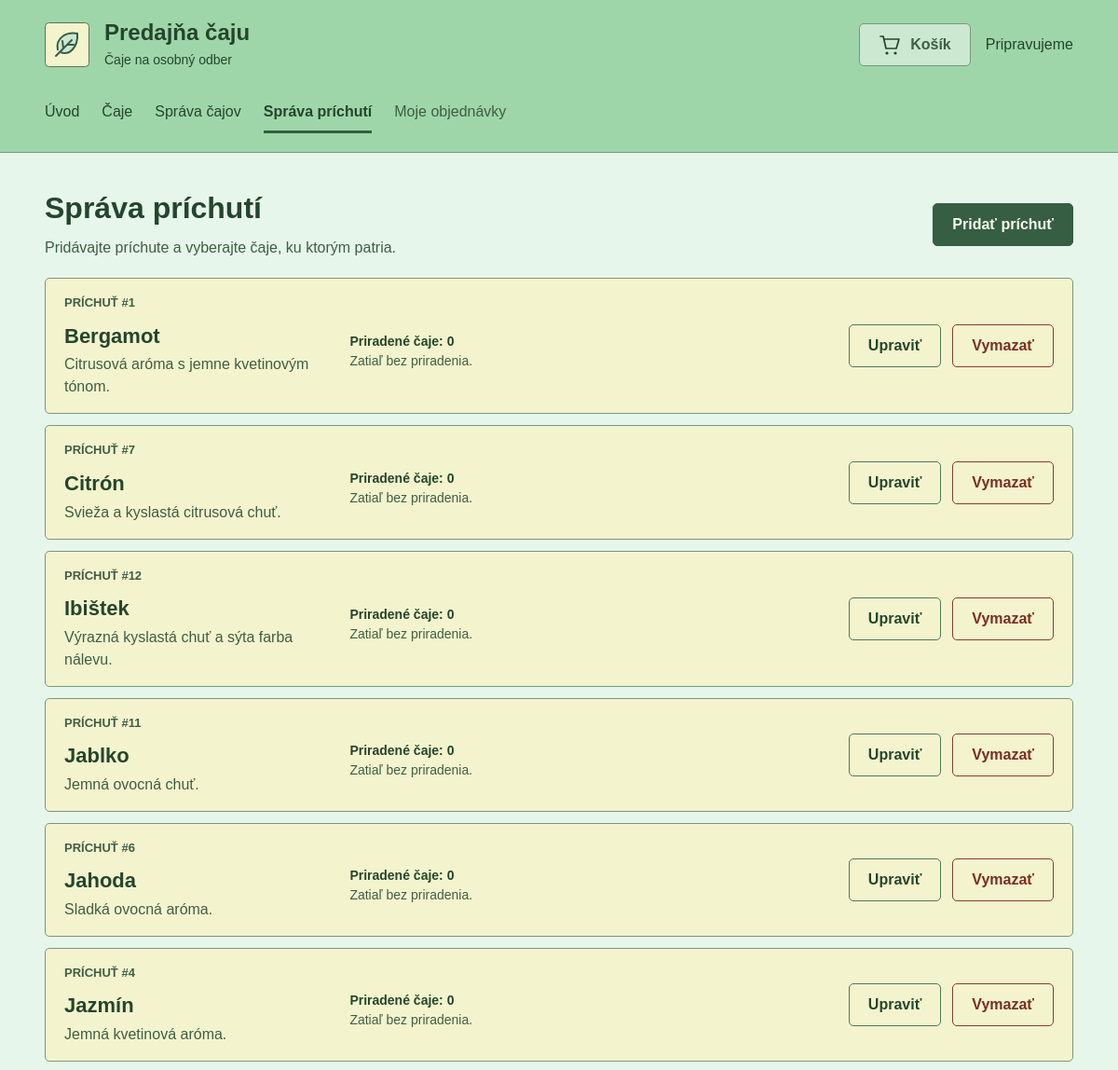
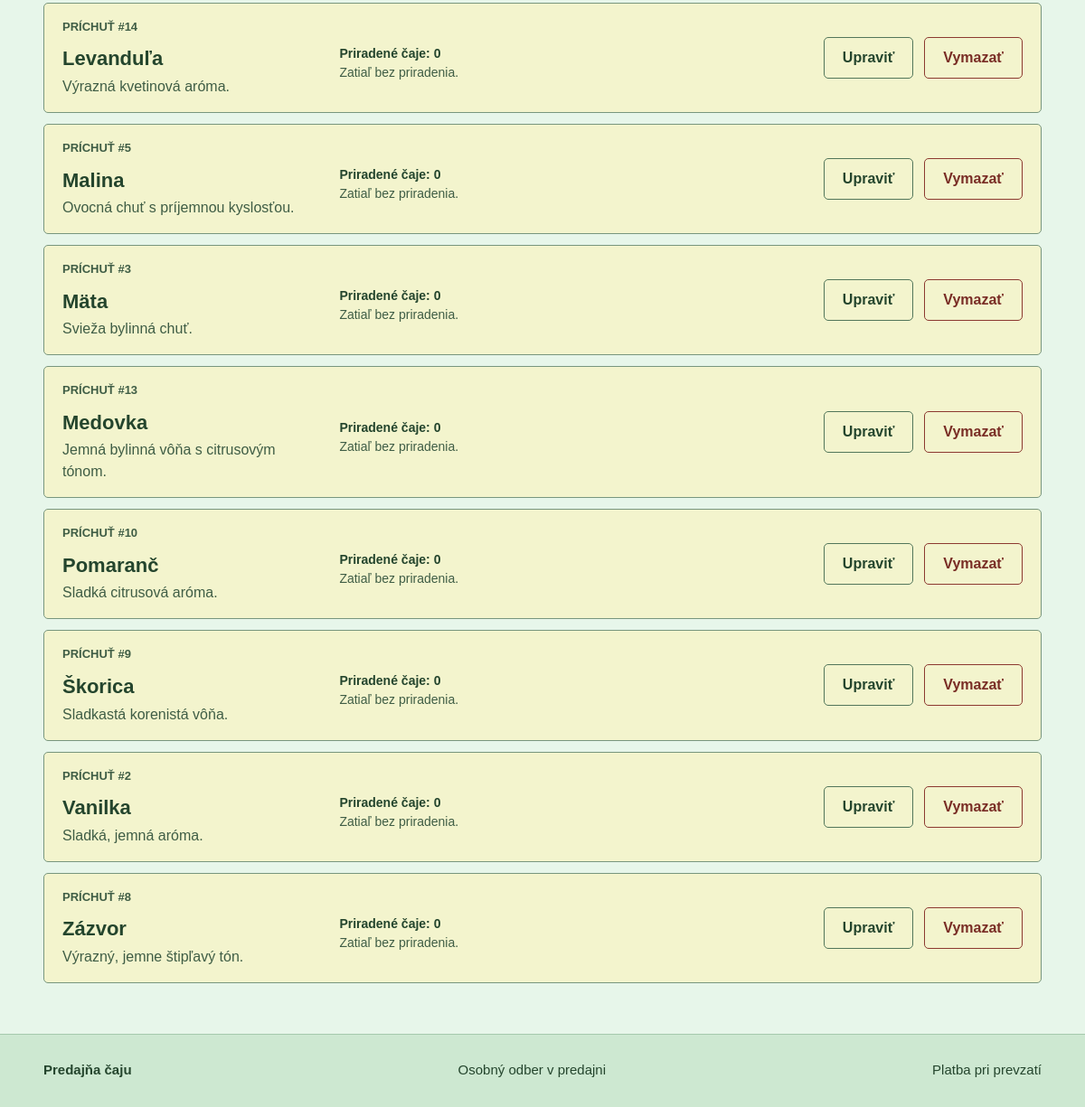
/?c=flavor, run on the app's committed database (2 pictures, top to bottom).
### tables this page shows
CREATE TABLE IF NOT EXISTS flavors (
    id INT UNSIGNED NOT NULL AUTO_INCREMENT,
    name VARCHAR(60) NOT NULL,
    description VARCHAR(240) NOT NULL DEFAULT '',
    PRIMARY KEY (id),
    CONSTRAINT uq_flavors_name UNIQUE (name)
);

### Framework/Http/Responses/Response.php (called while the page is built, shortened)
<?php
abstract class Response
{
    public function send(): void
    {
        $this->generate();
    }
}

### public/index.php (called while the page is built, shortened)
<?php
require __DIR__ . '/../Framework/ClassLoader.php';
try {
    $app = new App();
    $app->run();
} catch (Exception $e) {
    die('An error occurred: ' . $e->getMessage());
}

### Framework/Support/LinkGenerator.php (called while the page is built, shortened)
<?php
class LinkGenerator
{
    private Request $request;
    private Router $router;
    public function __construct(Request $request, Router $router)
    {
        $this->request = $request;
        $this->router = $router;
    }
    public function url(
        string|array $destination,
        array $parameters = [],
        bool $absolute = false,
        bool $appendParameters = false
    ): string {
        if (is_array($destination)) {
            $parameters = $destination;
            $destination = "{$this->router->getControllerName()}.{$this->router->getAction()}";
        }
        if (!str_contains($destination, ".")) {
            $destination = "{$this->router->getControllerName()}.{$destination}";
        }
        list($controller, $action) = explode(".", $destination);
        $args = $appendParameters ? $this->request->get() : [];
        $args = ["c" => lcfirst($controller), "a" => $action != "index" ? $action : null] + $parameters + $args;
        $basePath = $absolute ? $this->request->getBaseUrl() : "";
        return $basePath . "?" . http_build_query($args);
    }
}

### Framework/Support/functions.php (called while the page is built)
<?php
if (!function_exists('e')) {
    function e(mixed $value): string
    {
        return htmlspecialchars((string)$value, ENT_QUOTES | ENT_SUBSTITUTE | ENT_HTML5, 'UTF-8');
    }
}

### Framework/DB/Connection.php (called while the page is built, shortened)
<?php
class Connection
{
    private static ?Connection $instance = null;
    private PDO $db;
    public function __construct(PDO $db)
    {
        $this->db = $db;
    }
    public static function getInstance(): Connection
    {
        try {
            if (self::$instance == null) {
                $db = new PDO(
                    'mysql:dbname=' . Configuration::DB_NAME . ';host=' . Configuration::DB_HOST,
                    Configuration::DB_USER,
                    Configuration::DB_PASS
                );
                $db->setAttribute(PDO::ATTR_ERRMODE, PDO::ERRMODE_EXCEPTION);
                $db->setAttribute(PDO::ATTR_EMULATE_PREPARES, true);
                self::$instance = new self($db);
            }
            return self::$instance;
        } catch (PDOException $e) {
            throw new Exception('Connection failed: ' . $e->getMessage());
        }
    }
    public function prepare(string $sql): DebugStatement
    {
        try {
            return new DebugStatement($this->db->prepare($sql));
        } catch (PDOException $e) {
            throw new Exception('Prepare failed: ' . $e->getMessage());
        }
    }
}

### Framework/Core/Model.php (called while the page is built, shortened)
<?php
abstract class Model implements \JsonSerializable
{
    protected static ?string $tableName = null;
    protected static array $columnsMap = [];
    private static array $dbColumns = [];
    private static IDbConvention $dbConventions;
    private ?ResultSet $_resultSet = null;
    protected static function getTableName(): string
    {
        if (!empty(static::$tableName)) {
            return static::$tableName;
        }
        return self::getConventions()->getTableName(get_called_class());
    }
    protected static function getPkColumnName(): string
    {
        return self::getConventions()->getPkColumnName(get_called_class());
    }
    protected static function getColumnsMap(): array
    {
        return static::$columnsMap ?? [];
    }
    public static function getAll(
        ?string $whereClause = null,
        array   $whereParams = [],
        ?string $orderBy = null,
        ?int    $limit = null,
        ?int    $offset = null
    ): array
    {
        try {
            $sql = "SELECT " . static::getDBColumnNamesList() . " FROM `" . static::getTableName() . "`";
            if ($whereClause != null) {
                $sql .= " WHERE $whereClause";
            }
            if ($orderBy !== null) {
                $sql .= " ORDER BY $orderBy";
            }
            $stmt = Connection::getInstance()->prepare($sql);
            $stmt->execute($whereParams);
            $models = $stmt->fetchAll(PDO::FETCH_CLASS | PDO::FETCH_PROPS_LATE, static::class);
            $dataSet = new ResultSet($models);
            foreach ($models as $model) {
                $model->_resultSet = $dataSet;
            }
            return $models;
        } catch (PDOException $exception) {
            throw new Exception('Query failed: ' . $exception->getMessage(), 0, $exception);
        }
    }
    public function getAllRelated(string $modelClass, ?string $refColumn = null, ?string $where = null, array $whereParams = []
    ): array
    {
        $refColumn ??= self::getConventions()->getFkColumn(static::class);
        return $this->_resultSet->getAllRelated(
            $modelClass,
            $refColumn,
            $where,
            $whereParams,
            fn($e) => $e->getIdValue(),
            fn($e) => (isset($e->{self::toPropertyName($refColumn)}) ? $e->{self::toPropertyName($refColumn)} : null),
            $this->getIdValue()
        );
    }
    private static function getDbColumns(): array
    {
        try {
            $sql = "DESCRIBE " . static::getTableName();
            $stmt = Connection::getInstance()->prepare($sql);
            $stmt->execute([]);
            self::$dbColumns[static::class] = array_column($stmt->fetchAll(), 'Field');
            return self::$dbColumns[static::class];
        } catch (PDOException $exception) {
            throw new Exception('Query failed: ' . $exception->getMessage(), 0, $exception);
        }
    }
    private function getIdValue(): mixed
    {
        $pk = static::getPkColumnName();
        $prop = static::toPropertyName($pk);
        return isset($this->{$prop}) ? $this->{$prop} : null;
    }
    private static function getModelProperties(): array
    {
        $reflection = new \ReflectionClass(static::class);
        $properties = [];
        foreach ($reflection->getProperties() as $property) {
            $propertyName = $property->getName();
            if ($property->isStatic()) {
                continue;
            }
            $properties[$propertyName] = true;
        }
        return $properties;
    }
    private static function getDBColumnNamesList(): string
    {
        $dbColumns = [];
        foreach (static::getDbColumns() as $columnName) {
            $propertyName = static::toPropertyName($columnName);
            if ($propertyName != $columnName) {
                $dbColumns[] = "`$columnName` AS {$propertyName}";
            } else {
                $dbColumns[] = $columnName;
            }
        }
        return implode(', ', $dbColumns);
    }
    private static function toPropertyName(string $columnName): string
    {
        $customMapping = static::getColumnsMap();
        if (isset($customMapping[$columnName])) {
            return $customMapping[$columnName];
        } else {
            return static::getConventions()->toPropertyName($columnName);
        }
    }
    private static function getConventions(): IDbConvention
    {
        if (!isset(static::$dbConventions)) {
            static::$dbConventions = new (Configuration::DB_CONVENTIONS_CLASS)();
        }
        return static::$dbConventions;
    }
}

### Framework/ClassLoader.php (called while the page is built, shortened)
<?php
class ClassLoader
{
    public static function Boot(): void
    {
        spl_autoload_register(function ($class_name) {
            $file = self::getClassFile($class_name);
        });
    }
    public static function getClassFile(string $className): string
    {
        $baseDir = realpath(dirname(__DIR__));
        $relativePath = str_replace('\\', DIRECTORY_SEPARATOR, ltrim($className, '\\')) . '.php';
        return $baseDir . DIRECTORY_SEPARATOR . $relativePath;
    }
}
require __DIR__ . DIRECTORY_SEPARATOR . 'Support' . DIRECTORY_SEPARATOR . 'functions.php';

### Framework/DB/DebugStatement.php (called while the page is built, shortened)
<?php
class DebugStatement
{
    private PDOStatementAlias $stmt;
    public function __construct($stmt)
    {
        $this->stmt = $stmt;
    }
    public function execute(?array $params = null): bool
    {
        $result = $this->stmt->execute($params);
        $this->stmt->debugDumpParams();
        return $result;
    }
    public function __call(string $name, array $arguments): mixed
    {
        return $this->stmt->{$name}(...$arguments);
    }
}

### App/Controllers/FlavorController.php (called while the page is built, shortened)
<?php
class FlavorController extends BaseController
{
    public function index(Request $request): Response
    {
        $session = $this->app->getSession();
        $message = $session->get('flavor_message');
        return $this->html([
            'flavors' => Flavor::getAll(orderBy: 'name ASC'),
            'message' => $message,
        ]);
    }
}

### Framework/DB/DefaultConventions.php (called while the page is built, shortened)
<?php
class DefaultConventions implements IDbConvention
{
    public function getPkColumnName(string $className): string
    {
        return 'id';
    }
    public function toPropertyName(string $columnName): string
    {
        return $columnName;
    }
}

### App/Models/Flavor.php (called while the page is built, shortened)
<?php
class Flavor extends Model
{
    protected ?int $id = null;
    protected string $name = '';
    protected string $description = '';
    public function getId(): ?int
    {
        return $this->id;
    }
    public function getName(): string
    {
        return $this->name;
    }
    public function getDescription(): string
    {
        return $this->description;
    }
    public function getTeas(): array
    {
        $teas = [];
        foreach ($this->getAllRelated(TeaFlavor::class, 'flavor_id') as $relation) {
            $tea = $relation->getTea();
            if ($tea !== null) {
                $teas[] = $tea;
            }
        }
        return $teas;
    }
}

### Framework/DB/ResultSet.php (called while the page is built, shortened)
<?php
class ResultSet
{
    private array $entities;
    private array $relatedEntities = [];
    public function __construct(array $entities)
    {
        $this->entities = $entities;
    }
    public function getAllRelated(
        string   $modelClass,
        string   $fk,
        ?string  $where,
        array    $whereParams,
        callable $idPropertyAccessor,
        callable $referencedPropertyAccessor,
        mixed    $id
    ): array
    {
        $relationKey = $modelClass . '|>' . $fk;
        if (!isset($this->relatedEntities[$relationKey])) {
            $this->relatedEntities[$relationKey] = [];
            $ids = array_values(array_unique(array_map($idPropertyAccessor, $this->entities)));
            if (count($ids) > 0) {
                $data = $modelClass::getAll(
                    "`$fk` IN ({$this->generatePlaceholders(count($ids))}) " . ($where != null ? " AND ($where)" : ""),
                    array_merge($ids, $whereParams)
                );
            }
        }
        return $this->relatedEntities[$relationKey][$id] ?? [];
    }
    private function generatePlaceholders($count): string
    {
        return implode(", ", array_fill(0, $count, "?"));
    }
}

### App/Views/Flavor/index.view.php (the view, shortened to what this page needs)
<section class="tea-management" aria-labelledby="sprava-prichuti">
    <header class="page-intro management-intro">
        <div>
            <h1 id="sprava-prichuti">Správa príchutí</h1>
            <p>Pridávajte príchute a vyberajte čaje, ku ktorým patria.</p>
        </div>
        <a class="button" href="<?= e($link->url('flavor.create')) ?>">Pridať príchuť</a>
    </header>
    <?php if ($flavors === []): ?>
        <p class="tea-notice">Zatiaľ nie sú vytvorené žiadne príchute. Pridajte prvú príchuť.</p>
    <?php else: ?>
        <ul class="tea-list" aria-label="Zoznam príchutí">
            <?php foreach ($flavors as $flavor): ?>
                <?php $teas = $flavor->getTeas(); ?>
                <li class="tea-record flavor-record">
                    <div class="tea-record-name">
                        <p class="eyebrow">Príchuť #<?= e($flavor->getId()) ?></p>
                        <h2><?= e($flavor->getName()) ?></h2>
                        <?php if ($flavor->getDescription() !== ''): ?>
                            <p><?= e($flavor->getDescription()) ?></p>
                        <?php endif; ?>
                    </div>
                    <div>
                        <p class="relation-heading">Priradené čaje: <?= e(count($teas)) ?></p>
                        <?php if ($teas === []): ?>
                            <p class="field-hint">Zatiaľ bez priradenia.</p>
                        <?php endif; ?>
                    </div>
                    <div class="tea-actions">
                        <a class="button button-secondary" href="<?= e($link->url('flavor.edit', ['id' => $flavor->getId()])) ?>"
                           aria-label="Upraviť príchuť: <?= e($flavor->getName()) ?>">Upraviť</a>
                        <a class="button button-danger-outline" href="<?= e($link->url('flavor.delete', ['id' => $flavor->getId()])) ?>"
                           aria-label="Vymazať príchuť: <?= e($flavor->getName()) ?>">Vymazať</a>
                    </div>
                </li>
            <?php endforeach; ?>
        </ul>
    <?php endif; ?>
</section>

### public/css/style.css (style rules this page uses)
:root { --header: #9fd6a9; --background: #e7f6ea; --surface: #f3f4cd; --footer: #cde8d1; --text: #24452d; --muted: #3f5d45; --primary: #355e42; --primary-hover: #24452d; --border: #78967e; --control-border: #52765a; --input: #f9fbef; --radius: 5px; }
* { box-sizing: border-box; }
body { margin: 0; min-height: 100vh; min-height: 100svh; display: flex; flex-direction: column; font-family: Arial, Helvetica, sans-serif; font-size: 1rem; line-height: 1.5; color: var(--text); background: var(--background); }
h1, h2, h3, p { margin: 0; }
h1 { font-size: 2rem; line-height: 1.2; }
h2 { font-size: 1.375rem; line-height: 1.3; }
a { color: inherit; text-underline-offset: 4px; }
.button { display: inline-flex; align-items: center; justify-content: center; gap: 0.625rem; min-height: 46px; padding: 0.625rem 1.25rem; border: 1px solid var(--primary); border-radius: var(--radius); color: var(--input); background: var(--primary); font-weight: 700; text-decoration: none; }
.button-secondary { border-color: var(--control-border); color: var(--text); background: transparent; }
.eyebrow { margin-bottom: 0.75rem; font-size: 0.8125rem; font-weight: 700; text-transform: uppercase; color: var(--muted); }
.page-intro p { margin-top: 0.75rem; color: var(--muted); }
.management-intro, .tea-actions { display: flex; flex-wrap: wrap; align-items: center; gap: 0.75rem; }
.management-intro { justify-content: space-between; }
.tea-notice, .tea-form, .tea-record { padding: 1rem 1.25rem; border: 1px solid var(--border); border-radius: var(--radius); }
.tea-list { display: grid; gap: 0.75rem; padding: 0; margin: 1.25rem 0 0; list-style: none; }
.tea-record { display: grid; grid-template-columns: minmax(0, 1fr) minmax(0, 1.8fr) auto; gap: 1.25rem; align-items: center; background: var(--surface); overflow-wrap: anywhere; }
.tea-record-name > p:not(.eyebrow) { margin-top: 0.25rem; color: var(--muted); }
.field-hint, .relation-option small { color: var(--muted); font-size: 0.875rem; }
.relation-heading { margin-top: 0.75rem; font-size: 0.875rem; font-weight: 700; }
.button-danger-outline, .button-danger { border-color: #8c3930; background: #8c3930; color: #fff; }
.button-danger-outline { background: transparent; color: #792d25; }

### data on the page
flavors: id "1", name "Bergamot", description "Citrusová aróma s jemne kvetinovým tónom.", count($teas) "0"
flavors: id "7", name "Citrón", description "Svieža a kyslastá citrusová chuť.", count($teas) "0"
flavors: id "12", name "Ibištek", description "Výrazná kyslastá chuť a sýta farba nálevu.", count($teas) "0"
flavors: id "11", name "Jablko", description "Jemná ovocná chuť.", count($teas) "0"
flavors: id "6", name "Jahoda", description "Sladká ovocná aróma.", count($teas) "0"
flavors: id "4", name "Jazmín", description "Jemná kvetinová aróma.", count($teas) "0"
flavors: id "14", name "Levanduľa", description "Výrazná kvetinová aróma.", count($teas) "0"
flavors: id "5", name "Malina", description "Ovocná chuť s príjemnou kyslosťou.", count($teas) "0"
flavors: id "3", name "Mäta", description "Svieža bylinná chuť.", count($teas) "0"
flavors: id "13", name "Medovka", description "Jemná bylinná vôňa s citrusovým tónom.", count($teas) "0"
flavors: id "10", name "Pomaranč", description "Sladká citrusová aróma.", count($teas) "0"
flavors: id "9", name "Škorica", description "Sladkastá korenistá vôňa.", count($teas) "0"
flavors: id "2", name "Vanilka", description "Sladká, jemná aróma.", count($teas) "0"
flavors: id "8", name "Zázvor", description "Výrazný, jemne štipľavý tón.", count($teas) "0"

### other printed values
$label "Úvod"
$label "Čaje"
$label "Správa čajov"
$label "Správa príchutí"
